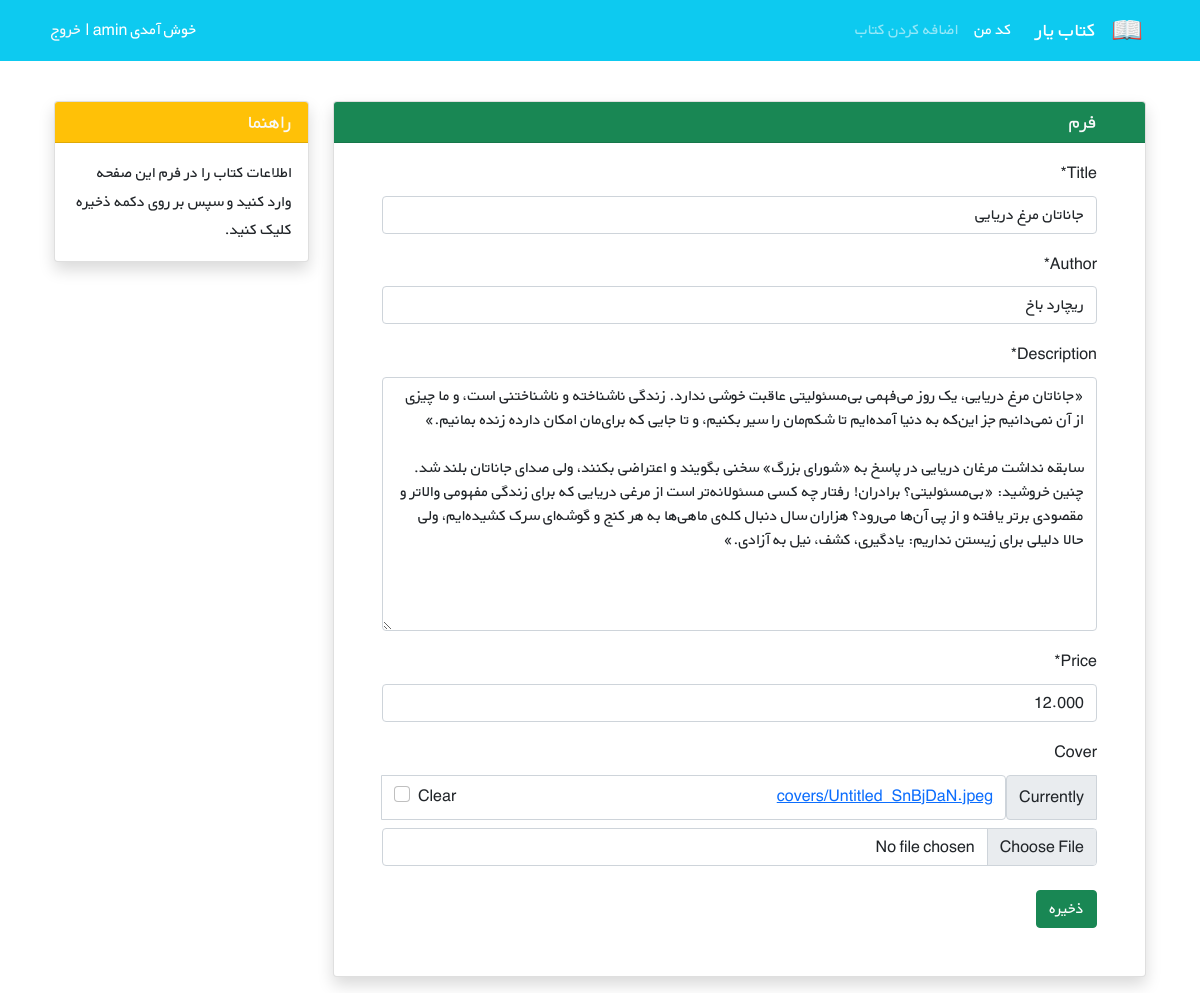
Before: /books/13/edit/ (signed in) with the older database file.
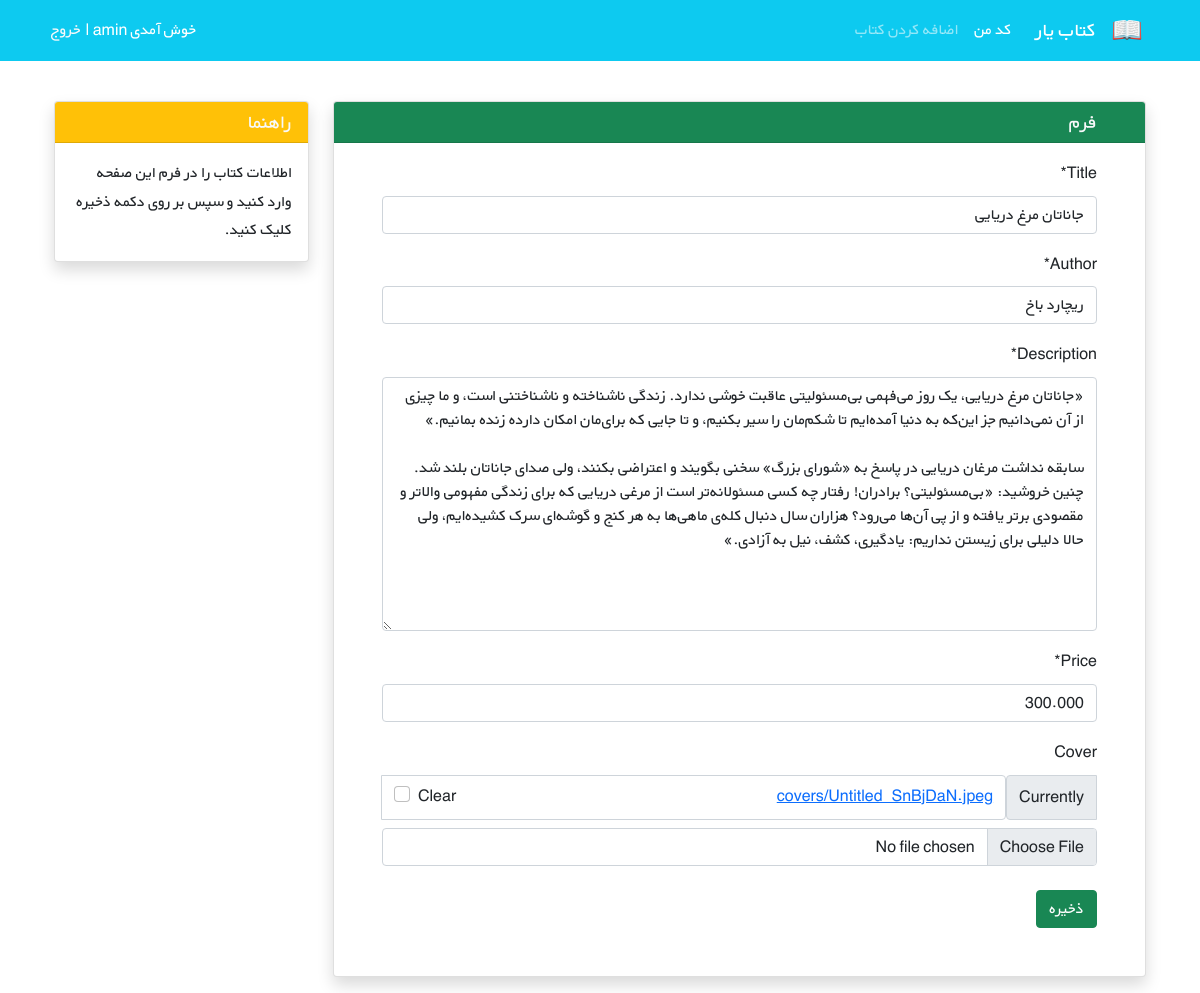
After: the same page with the newer database file.
### books/models.py (models this page shows, shortened)
class Book(models.Model):
    user = models.ForeignKey(get_user_model(), on_delete=models.CASCADE)
    title = models.CharField(max_length=200)
    author = models.CharField(max_length=200)
    description = models.TextField()
    price = models.DecimalField(max_digits=6, decimal_places=3)
    cover = models.ImageField(upload_to='covers/', blank=True)

### books/views.py (the view)
# urls.py: path('books/<int:pk>/edit/', views.BookUpdateView.as_view(), name='book_update'),
class BookUpdateView(LoginRequiredMixin, generic.UpdateView):
    model = Book
    fields = ['title', 'author', 'description', 'price', 'cover', ]
    template_name = 'books/book_update.html'
    def dispatch(self, request, *args, **kwargs):
        obj = self.get_object()
        if obj.user != request.user:
            return render(request, 'not_owner.html')
        return super().dispatch(request, *args, **kwargs)

### books/templates/books/book_update.html (shortened to what this page needs)
{% extends '_base.html' %}
{% load crispy_forms_tags %}
{% block page_content %}
    <div class="container mt-4" dir="rtl">
        <div class="row">
            <div class="col-9">
                <div class="card shadow my-3">
                    <h5 class="card-header bg-success text-light px-5">فرم</h5>
                    <div class="px-5 pt-3 pb-5">
                        <form method="POST" enctype="multipart/form-data">
                            {{ form|crispy }}
                            <button type="submit" class="btn btn-success mt-2">ذخیره</button>
                        </form>
                    </div>
                </div>
            </div>
            <div class="col-3">
                    <div class="card my-3 shadow">
                        <h5 class="card-header bg-warning text-light">راهنما</h5>
                        <div class="card-body">
                            <p class="card-text">
                                اطلاعات کتاب را در فرم این صفحه وارد کنید و سپس بر روی دکمه ذخیره کلیک کنید.
                            </p>
                        </div>
                    </div>
            </div>
        </div>
    </div>
{% endblock page_content %}

### templates/_base.html (shortened to what this page needs)
{% load static %}
<!DOCTYPE html>
<html lang="en">
<head>
    <link href="https://cdn.jsdelivr.net/npm/bootstrap@5.1.3/dist/css/bootstrap.min.css" rel="stylesheet"
>
    <link rel="stylesheet" href="{% static 'css/style.css' %}">
</head>
<body>
    <nav class="navbar navbar-expand-lg navbar-dark bg-info" dir="rtl">
        <div class="container">
            <a class="navbar-brand" href="#">
                <img src="{% static 'icons/book.png' %}" alt="" height="30"
                     class="d-inline-block align-text-top">
            </a>
            <a class="navbar-brand mx-3" href="{% url 'book_list' %}">کتاب یار</a>
            <div class="collapse navbar-collapse" id="navbarNavAltMarkup">
                <div class="navbar-nav">
                    <a class="nav-link active" aria-current="page" href="https://github.com/Mohhamadaminn/Django.BookStore_Project">کد من</a>
                    <a class="nav-link" href="{% url 'book_create' %}">اضافه کردن کتاب</a>
                </div>
            </div>
            <div class="mx-2 text-white">
                {% if user.is_authenticated %}
                    خوش آمدی {{ user.username }} |
                    <form method="post" action="{% url 'logout' %}" style="display:inline;">
                        <button type="submit" class="btn btn-link link-light text-decoration-none p-0 m-0 align-baseline">خروج</button>
                    </form>
                {% else %}
                    <a class="link-light text-decoration-none" href="{% url 'login' %}">ورود</a>
                    |
                    <a class="link-light text-decoration-none" href="{% url 'signup' %}">ثبت نام</a>
                {% endif %}
            </div>
        </div>
    </nav>
    <div class="container">
        {% block page_content %}
        {% endblock page_content %}
    </div>
</body>
</html>

### static/css/style.css (style rules this page uses)
* { font-family: 'BYekan', sans-serif; line-height: 1.8rem; }

Changed rows visible on the page:
changed Book "جاناتان مرغ دریایی": price "12.000" → "300.000"
